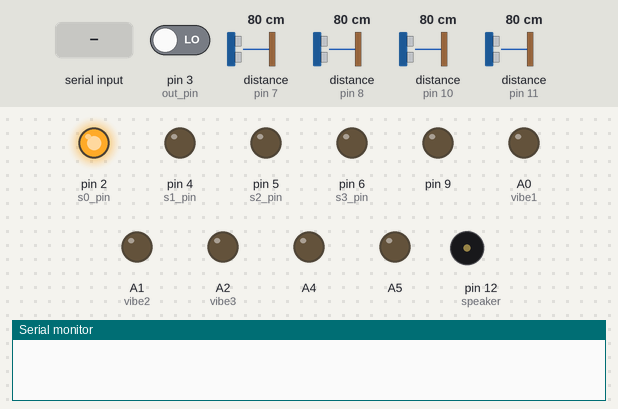
Bench run of a sketch on a simulated Arduino Uno, built with avr-gcc and run on an emulated ATmega328P. Shown: output pins drawn as LEDs (lit = HIGH), buzzer (waves = sounding), the last lines printed to the serial monitor. The inputs (shaded band) are chosen by the test bench; at power-on: pin 3 (out_pin) LOW, distance to the obstacle (sensors on pin 7, pin 8, pin 10, pin 11) 80 cm. The echo pulse lasts 58.3 µs per cm; pins used as bus, display or sensor lines are not drawn.

Above: at 1.2 s.
1.3 s: "Sensor On\n" received over Serial
At 4.0 s:
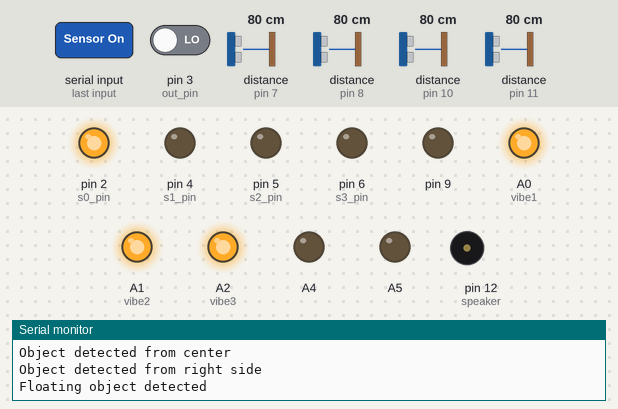
4.3 s: "Sensor Off\n" received over Serial
At 7.1 s:
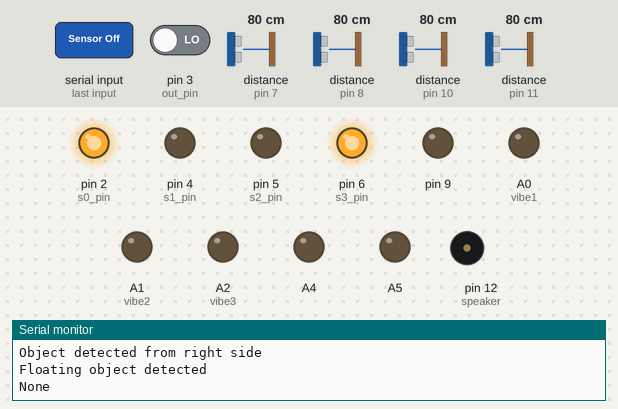
7.3 s: "Sensor On\n" received over Serial
At 12.6 s:
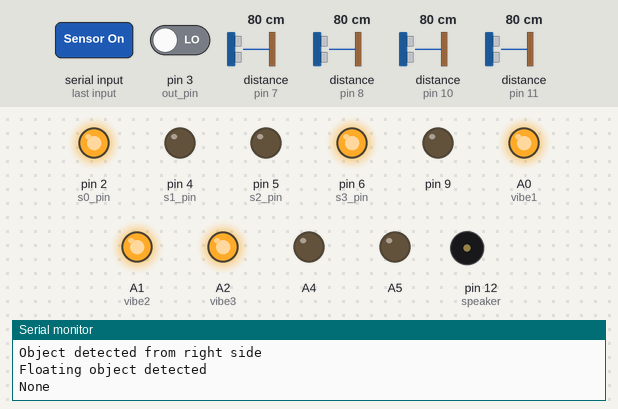
Timing chart, 0 to 14.1 s (numbered marks = the images above; inputs shaded):
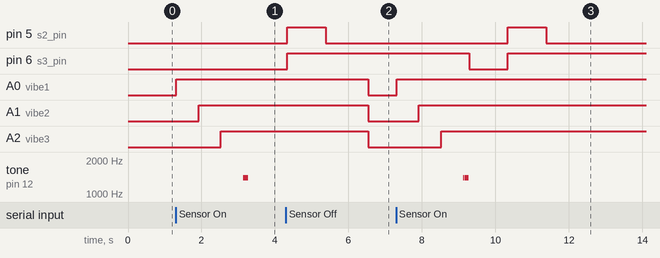

Measured:
- after the input at 1.3 s, A0 (vibe1): LOW → HIGH at once; A1 (vibe2): LOW → HIGH after 0.62 s; A2 (vibe3): LOW → HIGH after 1.2 s; tone on pin 12 (speaker): alternates 1397 Hz for 0.02 s and silent for 0.01 s, 10 changes in all, then stays silent, starting after 1.8 s
- after the input at 4.3 s, A0 (vibe1), A1 (vibe2), A2 (vibe3): HIGH → LOW after 2.2 s
- after the input at 7.3 s, pin 5 (s2_pin): LOW → HIGH after 3.0 s, → LOW 1.1 s later; pin 6 (s3_pin): HIGH → LOW after 2.0 s, → HIGH 1.1 s later; A0 (vibe1): LOW → HIGH at once; A1 (vibe2): LOW → HIGH after 0.62 s; A2 (vibe3): LOW → HIGH after 1.2 s

The sketch:

lower_uno_ver2.ino
```cpp
#define TRIG A3
#define ECHO 7
const byte s0_pin = 2;
const byte s1_pin = 4;
const byte s2_pin = 5;
const byte s3_pin = 6;      // 색감지 센서 핀
const byte out_pin = 3;
int melody[] = {523, 2093, 1397};
int speaker = 12;   //피에조 부저는 12번 핀에
int vibe1 = A0;
int vibe2 = A1;
int vibe3 = A2;

void setup(){
  Serial.begin(9600);
  pinMode(A3, OUTPUT);          // 1번 초음파센서 출력
  pinMode(7, INPUT);            // 1번 초음파센서 입력
  pinMode(A4, OUTPUT);          // 2번 초음파센서 출력
  pinMode(8, INPUT);           // 2번 초음파센서 입력
  pinMode(A5, OUTPUT);          // 3번 초음파센서 출력
  pinMode(10, INPUT);            // 3번 초음파센서 입력
  pinMode(9, OUTPUT);           // 4번 초음파센서 출력
  pinMode(11, INPUT);           // 4번 초음파센서 입력

  pinMode(vibe1, OUTPUT);
  pinMode(vibe2, OUTPUT);
  pinMode(vibe3, OUTPUT);

  pinMode(s0_pin, OUTPUT);
  pinMode(s1_pin, OUTPUT);
  pinMode(s2_pin, OUTPUT);
  pinMode(s3_pin, OUTPUT);

  pinMode(out_pin, INPUT);

  digitalWrite(s0_pin,HIGH);
  digitalWrite(s1_pin,LOW);
}

void loop(){
  long duration_1, distance_1, duration_2, distance_2, duration_3, distance_3, duration_4, distance_4;

  //Serial 통신
  if(Serial.available()>0) {
    String Data = Serial.readStringUntil('\n');
    if(Data == "Sensor On") {
      digitalWrite(A3, LOW);
      delayMicroseconds(2);
      digitalWrite(A3, HIGH);
      delayMicroseconds(10);
      digitalWrite(A3, LOW);

      duration_1 = pulseIn(7, HIGH); //물체에 반사되어 돌아온 초음파의 시간을 변수에 저장
      distance_1 = duration_1 * 17 / 1000;             // 초음파센서1의 거리측정

      if(distance_1 < 100) {
        analogWrite(vibe1, 130);
        Serial.print("Object detected from left side\n");
        delay(100);
      }
      else {
        analogWrite(vibe1, 0);

      }                                           // 초음파센서1의 거리에 따른 장애물 알림
      delay(500);

      digitalWrite(A4, LOW);
      delayMicroseconds(2);
      digitalWrite(A4, HIGH);
      delayMicroseconds(10);
      digitalWrite(A4, LOW);

      duration_2 = pulseIn(8, HIGH);
      distance_2 = duration_2 * 17 / 1000;          // 초음파센서2의 거리측정

      if(distance_2 < 100) {
        analogWrite(vibe2, 130);
        Serial.print("Object detected from center\n");
        delay(100);
      }
      else {
        analogWrite(vibe2, 0);                         // 초음파센서2의 거리에 따른 장애물 알림
      }
      delay(500);

      digitalWrite(A5, LOW);
      delayMicroseconds(2);
      digitalWrite(A5, HIGH);
      delayMicroseconds(10);
      digitalWrite(A5, LOW);

      duration_3 = pulseIn(10, HIGH); //물체에 반사되어 돌아온 초음파의 시간을 변수에 저장
      distance_3 = duration_3 * 17 / 1000;             // 초음파센서3의 거리측정

      if(distance_3 < 100) {
        analogWrite(vibe3, 130);
        Serial.print("Object detected from right side\n");
        delay(100);
      }
      else {
        analogWrite(vibe3, 0);

      }
      delay(500);

      digitalWrite(9, LOW);
      delayMicroseconds(2);
      digitalWrite(9, HIGH);
      delayMicroseconds(10);
      digitalWrite(9, LOW);

      duration_4 = pulseIn(11, HIGH); //물체에 반사되어 돌아온 초음파의 시간을 변수에 저장
      distance_4 = duration_4 * 17 / 1000;             // 초음파센서4의 거리측정

      if(distance_4 < 100) {
        Serial.print("Floating object detected\n");
        for (int i = 0; i < 5; i++) {
          tone(speaker, melody[2], 20);
          delay(20);
          noTone(speaker);
          delay(10);
        }
      }
      else {
        noTone(speaker);

      }

      digitalWrite(s2_pin,LOW);
      digitalWrite(s3_pin,LOW);
      int red_color = pulseIn(out_pin, LOW);
      red_color = map(red_color, 25,72,255,0);
      red_color = constrain(red_color, 0, 255);
      delay(50);                                      // 색감지센서 빨간색 감지

      digitalWrite(s2_pin,HIGH);
      digitalWrite(s3_pin,HIGH);
      int green_color = pulseIn(out_pin, LOW);
      green_color = map(green_color, 30,90,255,0);
      green_color = constrain(green_color, 0, 255);
      delay(50);                                      // 색감지센서 초록색 감지

      digitalWrite(s2_pin,LOW);
      digitalWrite(s3_pin,HIGH);
      int blue_color = pulseIn(out_pin, LOW);
      blue_color = map(blue_color, 25,70,255,0);
      blue_color = constrain(blue_color, 0, 255);
      delay(50);                                      // 색감지센서 파란색 감지, 파란색 감지를 통해 초록, 빨강을 제외한 색을 default 처리 예정

      if(red_color > green_color && red_color > blue_color) {
        Serial.print("This is RED");
        tone(speaker, melody[1], 500);
        delay(20);
        noTone(speaker);                              // 빨간색 감지 시 높은 소리를 반복해 경고
      }
      else if(green_color > red_color && green_color > blue_color) {
        Serial.print("This is green");
        tone(speaker, melody[0], 500);
        delay(20);
        noTone(speaker);                              // 초록색 감지 시 낮은 소리로 안내
      }
      else {
        Serial.print("None\n");
        noTone(speaker);                              // 빨강, 초록을 제외한 색은 부저 작동 중지
      }

      delay(100);
    }
    else if(Data == "Sensor Off"){
      analogWrite(vibe1, 0);
      analogWrite(vibe2, 0);
      analogWrite(vibe3, 0);
      noTone(speaker);
      delay(500);
    }
  }
}
```
